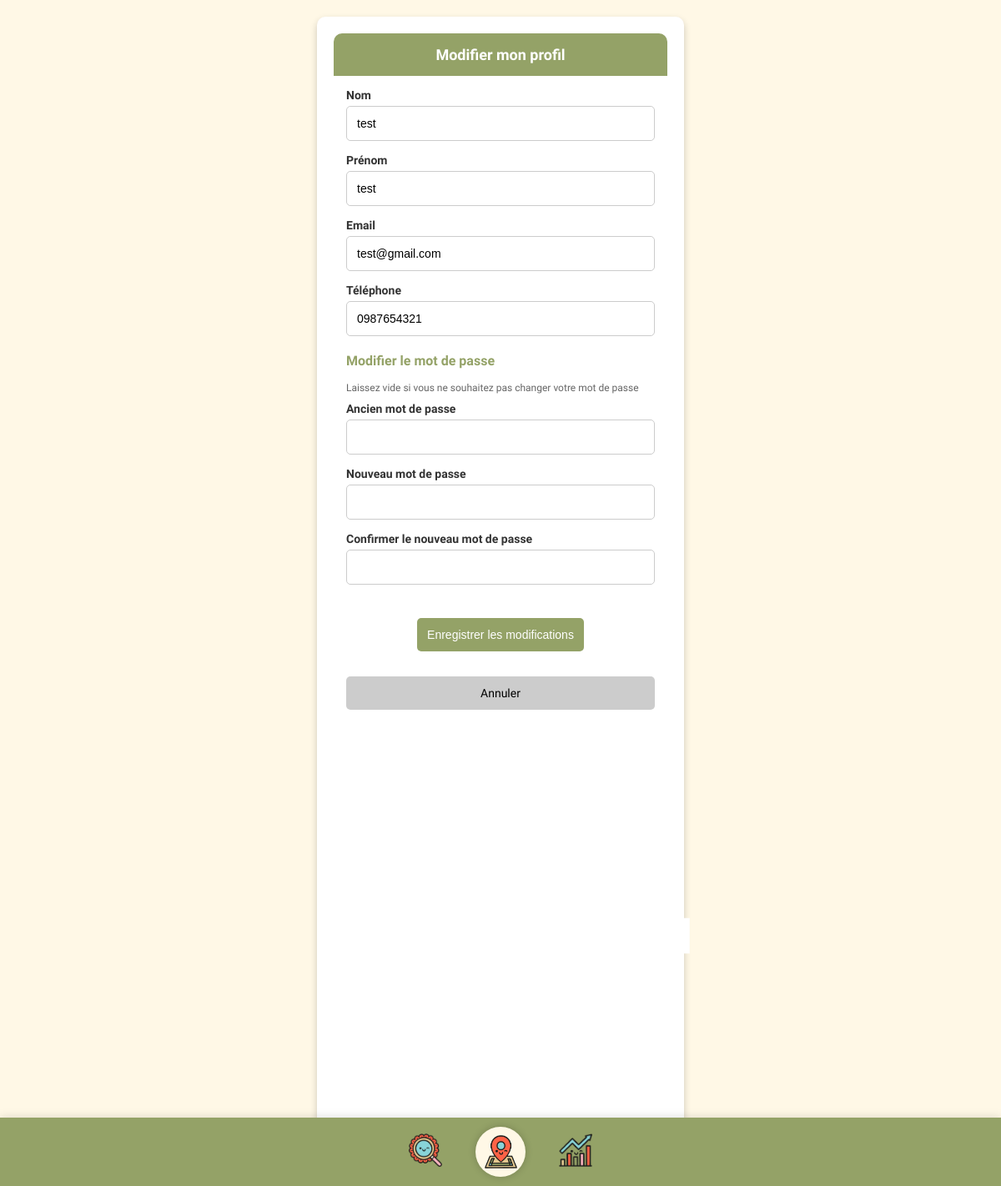
Screenshot of /modifier-profil (signed in) with the database file from the repository.
### tables this page shows
CREATE TABLE utilisateur (
        id_utilisateur INTEGER PRIMARY KEY AUTOINCREMENT,
        nom TEXT NOT NULL,
        prenom TEXT NOT NULL,
        tel TEXT,
        email TEXT UNIQUE NOT NULL,
        mdp TEXT NOT NULL,
        classe TEXT
    );

### routes/param_routes.py (the view, shortened to what this page needs)
@parametre_bp.route('/modifier-profil', methods=['GET', 'POST'])
@login_required
def modifier_profil():
    user_id = current_user.id
    db = get_db()
    query = """
    SELECT id_utilisateur, nom, prenom, tel, email, classe
    FROM utilisateur
    WHERE id_utilisateur = ?
    """
    cursor = db.execute(query, (user_id,))
    user_data = cursor.fetchone()
    if not user_data:
        flash("Erreur lors de la récupération des données utilisateur", "error")
        return redirect(url_for('parametre.parametre'))
    user_info = {
        'id': user_data['id_utilisateur'],
        'nom': user_data['nom'],
        'prenom': user_data['prenom'],
        'tel': user_data['tel'],
        'email': user_data['email'],
        'classe': user_data['classe']
    }
    return render_template('modifier_profil.html', user=user_info)

### app.py (called while the page is built)
    @classmethod
    def from_dict(cls, user_dict):
        if not user_dict:
            return None
        return cls(
            id_utilisateur=user_dict['id_utilisateur'],
            nom=user_dict['nom'],
            prenom=user_dict['prenom'],
            tel=user_dict.get('tel'),
            email=user_dict['email'],
            mdp=user_dict['mdp'],
            classe=user_dict.get('classe')
        )

### utils/database.py (called while the page is built)
def get_db():
    db_path = os.path.join(os.path.dirname(os.path.dirname(__file__)), 'backend', 'plantes.db')
    conn = sqlite3.connect(db_path)
    conn.row_factory = sqlite3.Row
    return conn

    @staticmethod
    def get_user_by_id(user_id):
        conn = sqlite3.connect("./backend/plantes.db")
        conn.row_factory = sqlite3.Row  # This allows accessing columns by name
        cursor = conn.cursor()
        try:
            cursor.execute("SELECT * FROM utilisateur WHERE id_utilisateur = ?", (user_id,))
            user = cursor.fetchone()
            if user:
                user_dict = dict(user)
                return user_dict
            return None
        finally:
            conn.close()

### templates/modifier_profil.html (shortened to what this page needs)
<!DOCTYPE html>
<html>
  <head>
    <link rel="stylesheet" href="static/global.css">
    <link rel="stylesheet" href="static/modifier_profil.css" />
  </head>
  <body>
    <div class="parametres">
      <div class="div">
        <div class="settings">Modifier mon profil</div>
      </div>
      <div class="profile-content">
        <form method="POST" action="/modifier-profil">
          <div class="form-group">
            <label for="nom">Nom</label>
            <input type="text" id="nom" name="nom" value="{{ user.nom }}" required>
          </div>
          <div class="form-group">
            <label for="prenom">Prénom</label>
            <input type="text" id="prenom" name="prenom" value="{{ user.prenom }}" required>
          </div>
          <div class="form-group">
            <label for="email">Email</label>
            <input type="email" id="email" name="email" value="{{ user.email }}" required>
          </div>
          <div class="form-group">
            <label for="tel">Téléphone</label>
            <input type="tel" id="tel" name="tel" value="{{ user.tel or '' }}">
          </div>
          <div class="form-group password-section">
            <h3>Modifier le mot de passe</h3>
            <p class="note">Laissez vide si vous ne souhaitez pas changer votre mot de passe</p>
            <div class="password-fields">
              <div class="form-group">
                <label for="old_password">Ancien mot de passe</label>
                <input type="password" id="old_password" name="old_password">
              </div>
              <div class="form-group">
                <label for="new_password">Nouveau mot de passe</label>
                <input type="password" id="new_password" name="new_password">
              </div>
              <div class="form-group">
                <label for="confirm_password">Confirmer le nouveau mot de passe</label>
                <input type="password" id="confirm_password" name="confirm_password">
              </div>
            </div>
          </div>
          <div class="buttons">
            <button type="submit" class="btn btn-primary">Enregistrer les modifications</button>
            <a href="/profil" class="btn btn-secondary">Annuler</a>
          </div>
        </form>
      </div>
      <div class="bouton-retour">
        <a href="/profil">
          <img class="arrow-down" src="static/images/bouton_retour.png" />
        </a>
      </div>
    </div>
    <div class="group-wrapper">
        <div class="group-8">
            <a href="{{ url_for('info.index') }}">
                <img class="loupe" src="static/images/loupe.png" />
            </a>
            <a href="{{ url_for('accueil.accueil') }}">
                <div class="map-wrapper">
                    <img class="map" src="static/images/map.png" />
                </div>
            </a>
            <a href="{{ url_for('defis.defis') }}">
                <img class="resultats" src="static/images/resultats.png" />
            </a>
        </div>
    </div>
  </body>
</html>

### static/global.css (style rules this page uses)
body { background-color: #FFF8E6; font-family: "DynaPuff", cursive; margin: 0; padding-bottom: 80px; display: flex; flex-direction: column; align-items: center; text-align: center; padding : 20px 10px; }
button { padding: 10px 20px; background-color: #926B55; color: white; border: none; border-radius: 5px; cursor: pointer; display: flex; align-items: center; justify-content: center; text-align: center; width: fit-content; margin: 20px auto; transition: background-color 0.3s ease; }
.group-wrapper { position: fixed; width: 100%; height: 82px; bottom: 0; background-color: #94A267; display: flex; justify-content: center; align-items: center; z-index: 9999; box-shadow: 0 -2px 10px rgba(0, 0, 0, 0.1); }
.group-8 { display: flex; align-items: center; justify-content: center; gap: 40px; }
.group-8 img { height: 40px; width: auto; object-fit: cover; }
.map-wrapper { width: 60px; height: 60px; background-color: #FFF8E6; border-radius: 50%; display: flex; align-items: center; justify-content: center; box-shadow: 0 0 10px rgba(0, 0, 0, 0.2); }
.map { width: 40px; height: 40px; object-fit: cover; }

### static/modifier_profil.css (style rules this page uses)
.parametres { background-color: white; width: 90%; max-width: 400px; border-radius: 10px; box-shadow: 0 4px 8px rgba(0, 0, 0, 0.2); padding: 20px; text-align: center; }
.settings { background-color: #94a267; color: white; padding: 15px; font-size: 18px; font-weight: bold; border-radius: 10px 10px 0 0; }
.profile-content { padding: 15px; text-align: left; }
.form-group { margin-bottom: 15px; }
.form-group label { display: block; font-weight: bold; margin-bottom: 5px; color: #333; font-size: 14px; }
.form-group input { width: 100%; padding: 12px; font-size: 14px; border: 1px solid #ccc; border-radius: 5px; box-sizing: border-box; }
.password-section { margin-top: 20px; }
.password-section h3 { font-size: 16px; color: #94a267; }
.note { font-size: 12px; color: #666; margin-bottom: 10px; }
.buttons { display: flex; flex-direction: column; gap: 10px; margin-top: 20px; }
.btn { padding: 12px; font-size: 14px; border-radius: 5px; text-decoration: none; display: block; cursor: pointer; text-align: center; transition: background 0.3s; }
.btn-primary { background-color: #94a267; color: white; border: none; }
.btn-secondary { background-color: #ccc; color: black; border: none; }

### rows the page displays
utilisateur: nom "test", prenom "test", email "test@gmail.com", tel "0987654321"
